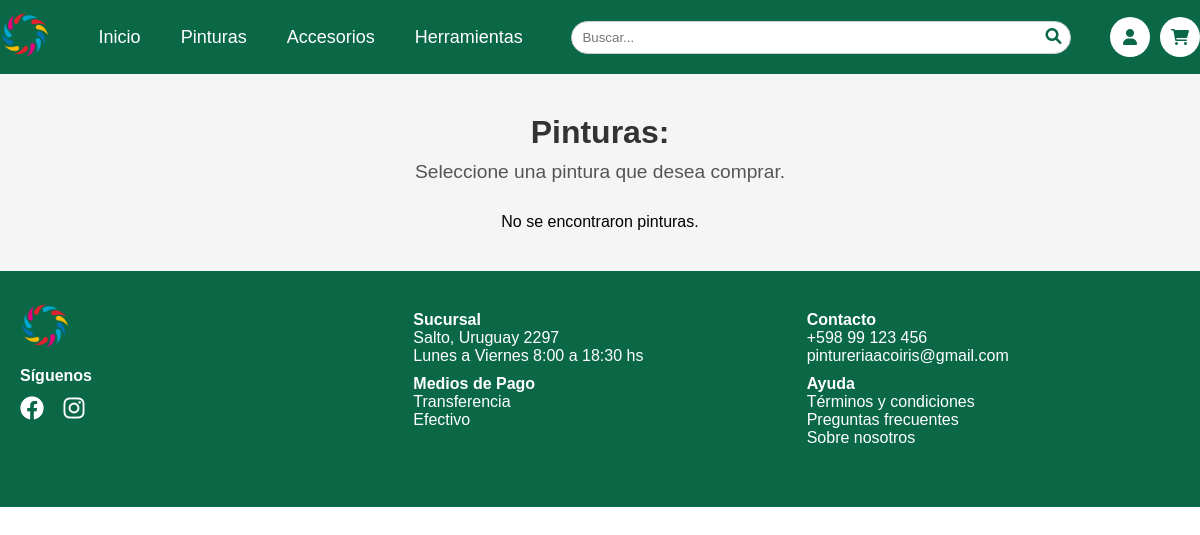
The page /typesPaintings.php?page=2 on the database as committed earlier.
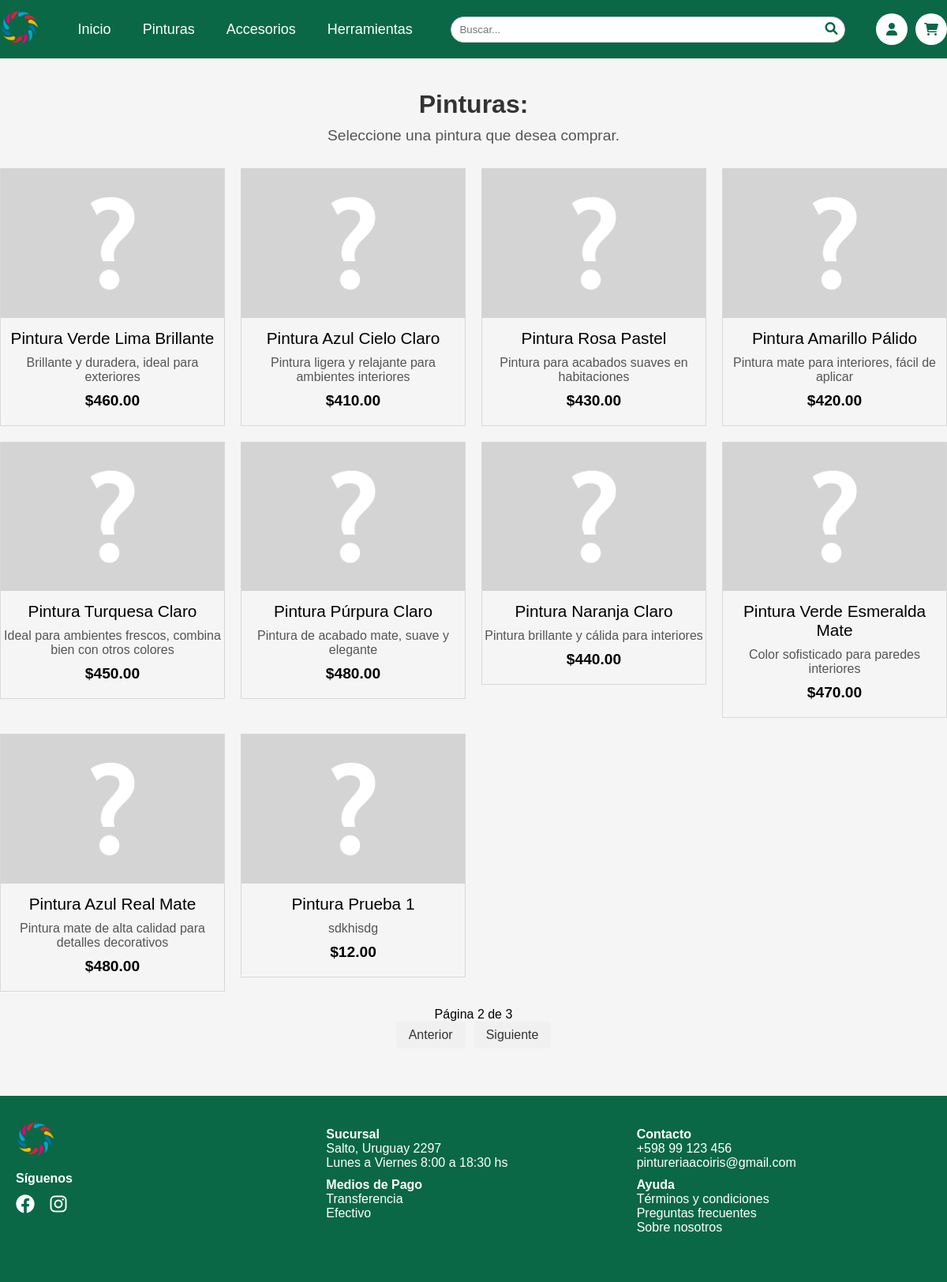
The same page on the database as committed later.
### tables this page shows
CREATE TABLE `productos` (
  `id_producto` int(11) NOT NULL,
  `imagen` varchar(100) DEFAULT 'assets/imgs/productos/none.png',
  `nombre` varchar(30) NOT NULL,
  `descripcion` text DEFAULT NULL,
  `precio` decimal(10,2) DEFAULT NULL,
  `stock_cantidad` int(11) DEFAULT NULL,
  `marca` varchar(20) DEFAULT NULL,
  `unidad` enum('Litro','Kg','Cantidad') NOT NULL,
  `fecha_ingreso` date DEFAULT NULL,
  `fecha_actualizacion` timestamp NOT NULL DEFAULT current_timestamp() ON UPDATE current_timestamp(),
  `id_proveedor` int(11) DEFAULT NULL,
  `mostrar` tinyint(1) DEFAULT 1
);

### codes/loadPaintings.php (the view, shortened to what this page needs)
<?php
include './database/database.php';
$paintingsPerPage = 10;
$page = isset($_GET['page']) ? (int)$_GET['page'] : 1;
$offset = ($page - 1) * $paintingsPerPage;
$query = "SELECT p.id_producto, p.imagen, p.nombre, p.descripcion, p.precio
          FROM Productos p
          INNER JOIN Pinturas pt ON p.id_producto = pt.id_producto
          WHERE p.mostrar = 1
          LIMIT ? OFFSET ?";
$stmt = $conn->prepare($query);
$stmt->bind_param("ii", $paintingsPerPage, $offset);
$stmt->execute();
$result = $stmt->get_result();
if ($result->num_rows > 0) {
    echo '<div class="gallery">';
    while ($row = $result->fetch_assoc()) {
        echo '<a href="buyProduct.php?id_producto=' . $row['id_producto'] . '" class="paint-type-link">';
        echo '<div class="paint-type">';
        echo '<img src="' . $row['imagen'] . '" alt="' . $row['descripcion'] . '">';
        echo '<p class="product-name">' . $row['nombre'] . '</p>';
        echo '<p class="product-description">' . $row['descripcion'] . '</p>';
        echo '<p class="product-price">$' . $row['precio'] . '</p>';
        echo '</div>';
        echo '</a>';
    }
    echo '</div>';
    $countQuery = "SELECT COUNT(*) AS total FROM Productos p
                   INNER JOIN Pinturas pt ON p.id_producto = pt.id_producto
                   WHERE p.mostrar = 1";
    $countResult = $conn->query($countQuery);
    $totalRows = $countResult->fetch_assoc()['total'];
    $totalPages = ceil($totalRows / $paintingsPerPage);
    echo '<div class="pagination">';
    echo '<span>Página ' . $page . ' de ' . $totalPages . '</span><br>';
    if ($page > 1) {
        echo '<a href="?page=' . ($page - 1) . '">Anterior</a>';
    }
    if ($page < $totalPages) {
        echo '<a href="?page=' . ($page + 1) . '">Siguiente</a>';
    }
    echo '</div>';
} else {
    echo "No se encontraron pinturas.";
}

### typesPaintings.php (shortened to what this page needs)
<!DOCTYPE html>
<html lang="es">
<head>
    <link rel="stylesheet" href="css/typesPaintingsStyles.css">
</head>
<body>
    <?php include 'components/header.php'; ?>
    <section class="types-paintings">
        <div class="types-paintings-container">
            <h2>Pinturas:</h2>
            <p class="subtext">Seleccione una pintura que desea comprar.</p>
            <?php include 'codes/loadPaintings.php'; ?>
        </div>
    </section>
    <?php include 'components/footer.php'; ?>
</body>
</html>

### components/header.php (shortened to what this page needs)
<!DOCTYPE html>
<html lang="es">
<head>
  <link rel="stylesheet" href="css/header.css" />
  <link rel="stylesheet" href="https://cdnjs.cloudflare.com/ajax/libs/font-awesome/6.0.0-beta3/css/all.min.css" />
</head>
<body>
  <header class="header">
    <div class="header-container">
      <div class="logo">
        <a href="index.php">
          <img src="./assets/imgs/logo-pintureria-arcoiris/logo-pintureria-arcoiris.png" alt="Logo Pinturería Arcoiris" />
        </a>
      </div>
      <nav class="nav-menu">
        <ul>
          <li><a href="index.php">Inicio</a></li>
          <li><a href="typesPaintings.php">Pinturas</a></li>
          <li><a href="accessories.php">Accesorios</a></li>
          <li><a href="tools.php">Herramientas</a></li>
        </ul>
      </nav>
      <form action="productSearched.php" method="GET" class="search-bar">
        <input type="text" name="query" placeholder="Buscar..." />
        <button type="submit"><i class="fas fa-search"></i></button>
      </form>
      <div class="action-buttons">
        <?php if (isset($_SESSION['id_usuario'])): ?>
          <a href="userProfile.php">
            <button class="icon-button"><i class="fas fa-user"></i></button>
          </a>
        <?php else: ?>
          <a href="login.php">
            <button class="icon-button"><i class="fas fa-user"></i></button>
          </a>
        <?php endif; ?>
        <a href="cart.php">
          <button class="icon-button">
            <i class="fas fa-shopping-cart"></i>
          </button>
        </a>
      </div>
    </div>
  </header>
</body>
</html>

### components/footer.php (shortened to what this page needs)
<!DOCTYPE html>
<html lang="es">
<head>
  <link rel="stylesheet" href="css/footer.css" />
  <link
    rel="stylesheet"
    href="https://cdnjs.cloudflare.com/ajax/libs/font-awesome/6.0.0-beta3/css/all.min.css" />
</head>
<body>
  <footer class="site-footer">
    <div class="footer-container">
      <div class="footer-section logo-and-social">
        <div class="footer-logo">
          <img
            src="./assets/imgs/logo-pintureria-arcoiris/logo-pintureria-arcoiris.png"
            alt="Logo Pinturería Arcoiris" />
        </div>
        <div class="footer-social">
          <h4>Síguenos</h4>
          <div class="social-icons">
            <a href="https://www.facebook.com/pintureria-arcoiris" target="_blank">
              <i class="fab fa-facebook"></i></a>
            <a href="https://www.instagram.com/pintureria-arcoiris" target="_blank">
              <i class="fab fa-instagram"></i></a>
          </div>
        </div>
      </div>
      <div class="footer-section branch-and-payment">
        <div class="footer-branch">
          <h4>Sucursal</h4>
          <p>Salto, Uruguay 2297</p>
          <p>Lunes a Viernes 8:00 a 18:30 hs</p>
        </div>
        <div class="footer-payment">
          <h4>Medios de Pago</h4>
          <p>Transferencia</p>
          <p>Efectivo</p>
        </div>
      </div>
      <div class="footer-section footer-contact-help">
        <div class="footer-contact">
          <h4>Contacto</h4>
          <a href="tel:+598 99 123 456">+598 99 123 456</a>
          <a href="pintureriaacoiris@gmail.com">pintureriaacoiris@gmail.com</a>
        </div>
        <div class="footer-help">
          <h4>Ayuda</h4>
          <ul>
            <li><a href="termsAndConditions.php">Términos y condiciones</a></li>
            <li><a href="frequentlyAskedQuestions.php">Preguntas frecuentes</a></li>
            <li><a href="aboutUs.php">Sobre nosotros</a></li>
          </ul>
        </div>
      </div>
    </div>
  </footer>
</body>
</html>

### css/typesPaintingsStyles.css (style rules this page uses)
* { padding: 0; margin: 0; }
body { font-family: sans-serif; }
.types-paintings { width: 100%; text-align: center; padding: 40px 0; background-color: #f5f5f5; display: flex; justify-content: center; align-items: center; }
.types-paintings-container { width: 100%; text-align: center; max-width: 1200px; }
h2 { font-size: 2em; margin-bottom: 10px; color: #333; }
.subtext { font-size: 1.2em; margin-bottom: 30px; color: #555; }
.gallery { display: grid; grid-template-columns: repeat(4, 1fr); gap: 20px; max-width: 1200px; margin: 0 auto; }
.paint-type { background-color: none; border: 1px solid #d8d8d8; text-align: center; cursor: pointer; }
.paint-type img { width: 100%; height: auto; max-height: 200px; object-fit: cover; }
.product-name { margin: 10px 0; font-size: 1.3rem; color: #000; }
.product-description { font-size: 1rem; margin: 10px 0; color: #555; }
.product-price { font-size: 1.2rem; font-weight: bold; margin-bottom: 20px; color: #000; }
a { text-decoration: none; }
.pagination { text-align: center; margin: 20px 0; }
.pagination a { display: inline-block; padding: 8px 16px; margin: 0 5px; text-decoration: none; color: #333; background-color: #f0f0f0; border-radius: 4px; }

### css/header.css (style rules this page uses)
* { padding: 0; margin: 0; box-sizing: border-box; }
body { font-family: sans-serif; overflow-y: auto; }
.header { width: 100%; background-color: #0a6847; padding: 10px 0; }
.header-container { max-width: 1200px; margin: 0 auto; display: flex; align-items: center; justify-content: space-between; flex-wrap: wrap; }
.logo img { height: 50px; }
.nav-menu ul { list-style: none; display: flex; gap: 20px; }
.nav-menu ul li a { text-decoration: none; color: #fff; font-size: 18px; padding: 10px; }
.search-bar { position: relative; }
.search-bar input { padding: 8px 40px 8px 10px; border: 1px solid #ccc; border-radius: 20px; outline: none; width: 500px; }
.search-bar button { position: absolute; right: 10px; top: 50%; transform: translateY(-50%); background-color: transparent; border: none; cursor: pointer; color: #0a6847; font-size: 16px; }
.action-buttons { display: flex; gap: 10px; }
.icon-button { background-color: #fff; border: none; border-radius: 50%; width: 40px; height: 40px; cursor: pointer; transition: background-color 0.3s ease; }
.icon-button i { color: #0a6847; font-size: 16px; }

### css/footer.css (style rules this page uses)
* { padding: 0; margin: 0; box-sizing: border-box; }
body { font-family: sans-serif; overflow-y: auto; }
.site-footer { background-color: #0a6847; color: #fff; padding: 20px 10px; }
.footer-logo img { height: 50px; }
.footer-container { max-width: 1200px; margin: 0 auto; display: flex; justify-content: space-between; flex-wrap: wrap; }
.footer-section { flex: 1; min-width: 250px; padding: 10px; }
.footer-logo { font-size: 24px; font-weight: bold; }
.logo-and-social, .branch-and-payment, .footer-contact-help { margin-bottom: 20px; }
.footer-social { margin-top: 10px; }
.footer-social h4 { margin-bottom: 10px; }
.social-icons a { font-size: 24px; color: #fff; margin-right: 15px; text-decoration: none; }
.footer-branch, .footer-payment, .footer-contact, .footer-help { display: flex; flex-direction: column; margin: 10px 0; }
.footer-contact a { text-decoration: none; color: #fff; }
.footer-help ul { list-style: none; }
.footer-help a { text-decoration: none; color: #fff; }

Rows that differ between the two databases and show on the page:
added productos: imagen (placeholder picture), nombre "Pintura Verde Lima Brillante", descripcion "Brillante y duradera, ideal para exteriores", precio "460.00"
added productos: imagen (placeholder picture), nombre "Pintura Azul Cielo Claro", descripcion "Pintura ligera y relajante para ambientes interiores", precio "410.00"
added productos: imagen (placeholder picture), nombre "Pintura Rosa Pastel", descripcion "Pintura para acabados suaves en habitaciones", precio "430.00"
added productos: imagen (placeholder picture), nombre "Pintura Amarillo Pálido", descripcion "Pintura mate para interiores, fácil de aplicar", precio "420.00"
added productos: imagen (placeholder picture), nombre "Pintura Turquesa Claro", descripcion "Ideal para ambientes frescos, combina bien con otros colores", precio "450.00"
added productos: imagen (placeholder picture), nombre "Pintura Púrpura Claro", descripcion "Pintura de acabado mate, suave y elegante", precio "480.00"
added productos: imagen (placeholder picture), nombre "Pintura Naranja Claro", descripcion "Pintura brillante y cálida para interiores", precio "440.00"
added productos: imagen (placeholder picture), nombre "Pintura Verde Esmeralda Mate", descripcion "Color sofisticado para paredes interiores", precio "470.00"
added productos: imagen (placeholder picture), nombre "Pintura Azul Real Mate", descripcion "Pintura mate de alta calidad para detalles decorativos", precio "480.00"
added productos: imagen (placeholder picture), nombre "Pintura Prueba 1", descripcion "sdkhisdg", precio "12.00"
Other text that changed with them:
$page: (not shown) → "2"
$totalPages: (not shown) → "3"
text no longer shown: "No se encontraron pinturas."
text now shown: "Página de Anterior Siguiente"
